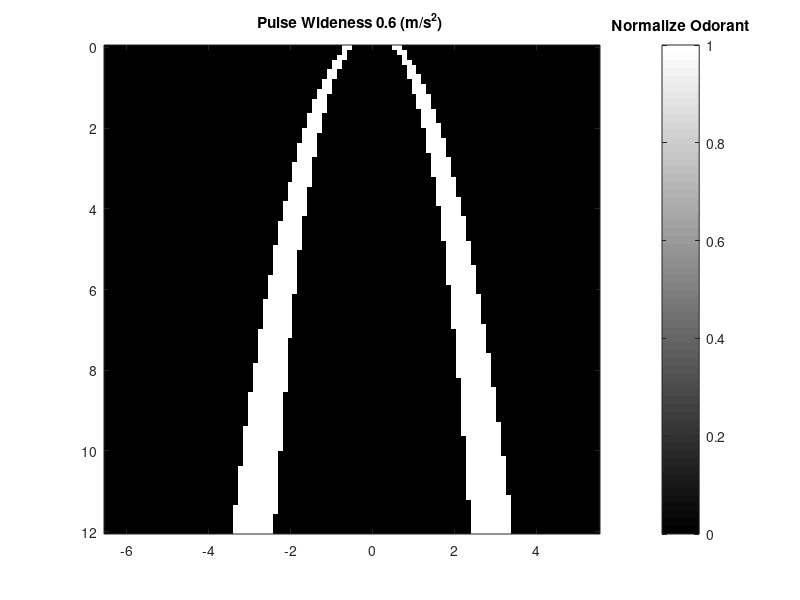
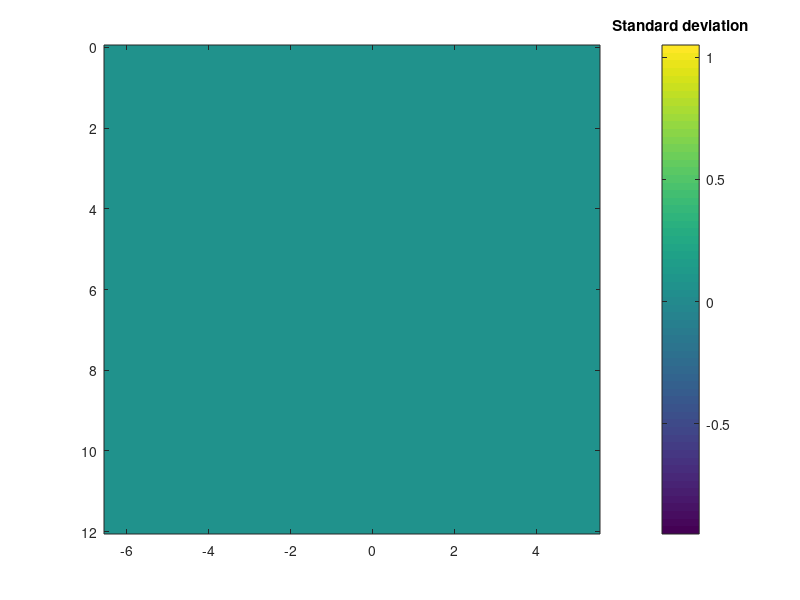

MATLAB code to generate these figures, in order:
% MAPS_CONCENTRATION Synthetic and experimental arenas of odourant
% dispersion. It converts to .mat files
%

clear all
close all
map = 666 ;
if (map == 1)
    %%%%%%%%%%%%%%%%%%%%%%%%%%%%%%%%%%%%%%%%%%%%%%%%
    % Map 1 extracted from real arena in Konstanz  %
    %%%%%%%%%%%%%%%%%%%%%%%%%%%%%%%%%%%%%%%%%%%%%%%%
    fig=figure;
    load('odor_mapping_ori.mat');  % The original map is not square for representation purposes is modified
    
    % X Redimension map to square for representation purposes Original x(2,-3) y(0,12)
    newZeros= round((size(map_mean,2)/5)*((12-5)/2)); %12->new 5->old length of the y axes each side
    map_mean= [zeros(newZeros,size(map_mean,1))  map_mean  zeros(newZeros,size(map_mean,1))];
    map_std= [zeros(newZeros,size(map_std,1))  map_std  zeros(newZeros,size(map_std,1))];
    
    res = map_mean./max(max(map_mean));
    x=linspace(5.5,-6.5); % Original 2,-3 0,12
    y=linspace(0,12);
    
    imh = imagesc(x,y,(res)); %flip
    colormap default;   % set colormap
    tin=colorbar;
    title(tin,'Normalize Odorant');
    hold on
    
    save('odor_mapping1.mat','map_mean', 'map_std')
    
    figure()
    imh = imagesc(x,y,(map_std)); %flip
    colormap default;   % set colormap
    tin=colorbar;
    title(tin,'Standard deviation');
    hold on
    
elseif (map == 2)
    %%%%%%%%%%%%%%%%%%%%%%%%%%%%%%%%%%%%%%%%%%%%%%%%
    % Map 2 Artificially simulated from paper sug  %
    %%%%%%%%%%%%%%%%%%%%%%%%%%%%%%%%%%%%%%%%%%%%%%%%
    % Variables of our model
    source = [0 0];
    Cdt = 0.2; % turbulent diffusion m/s^2 0.1 Wideness of the pulse
    l = 1.6;% release rate mol/s            1.6
    v = 1;% wind speed m/s                   1
    theta = -pi/2;% Angle x axis to upwind direction
    
    x=linspace(5.5,-6.5); % Square map for representation purposes
    y=linspace(0,12);
    
    [X,Y] = meshgrid(x,y);
    r = sqrt( (source(1) - X).^2 + ((source(2) - Y).^2) );
    dx = (source(1) - X) .* cos(theta) + (source(2) - Y) .* sin(theta);
    map_mean = (l./(2*pi*Cdt.*(r.^(1/19)))).* exp (-v .* (r-dx) ./(2*Cdt)); % divided by r idea from an infotaxis cuban paper
    % if removed the 100% is in the middle   1/9 good view
    map_std = 0.05 * ones(size(map_mean));            % 1% of std deviation correspond to 1 in std normal value
    fig=figure;
    %res = res./max(max(res)); Normalization in the interpolation is
    %included
    imh = imagesc(x,y,(map_mean)); %flip
    colormap default;   % set colormap
    tin=colorbar;
    title(tin,'Normalize Odorant');
    hold on
    save('odor_mapping2.mat','map_mean', 'map_std')
    %save('odor_mapping2_long.mat','map_mean', 'map_std')
    figure()
    imh = imagesc(x,y,(map_std)); %flip
    colormap default;   % set colormap
    tin=colorbar;
    title(tin,'Standard deviation');
    hold on
elseif (map == -2)
    %%%%%%%%%%%%%%%%%%%%%%%%%%%%%%%%%%%%%%%%%%%%%%%%
    % Map 2 Artificially simulated from paper sug  %
    %%%%%%%%%%%%%%%%%%%%%%%%%%%%%%%%%%%%%%%%%%%%%%%%
    % Variables of our model
    source = [0 0];
    Cdt = 0.02; % turbulent diffusion m/s^2 0.1 Wideness of the pulse
    l = 1.6;% release rate mol/s            1.6
    v = 1;% wind speed m/s                   1
    theta = -pi/2;% Angle x axis to upwind direction
    
    x=linspace(5.5,-6.5); % Square map for representation purposes
    y=linspace(0,12);
    
    [X,Y] = meshgrid(x,y);
    r = sqrt( (source(1) - X).^2 + ((source(2) - Y).^2) );
    dx = (source(1) - X) .* cos(theta) + (source(2) - Y) .* sin(theta);
    map_mean = (l./(2*pi*Cdt.*(r.^(1/19)))).* exp (-v .* (r-dx) ./(2*Cdt)); % divided by r idea from an infotaxis cuban paper
    % if removed the 100% is in the middle   1/9 good view
    map_std = 0.05 * ones(size(map_mean));            % 1% of std deviation correspond to 1 in std normal value
    fig=figure();
    %res = res./max(max(res)); Normalization in the interpolation is
    %included
    imh = imagesc(x,y,(map_mean)); %flip
    title('Pulse Wideness 0.07 (m/s^2) ')
    colormap default;   % set colormap
    tin=colorbar;
    title(tin,'Normalized Concentration','FontSize',12, 'FontWeight', 'bold');
    hold on
    save('odor_mapping2_tiny.mat','map_mean', 'map_std')
    figure()
    imh = imagesc(x,y,(map_std)); %flip
    colormap default;   % set colormap
    tin=colorbar;
    title(tin,'Standard deviation', 'FontSize',12, 'FontWeight', 'bold');
    hold on
    
    %set(gca,'linewidth', 2,'fontsize',12, 'fontWeight', 'bold') % Sets the width of the axis lines, font size, font
    
    
    
elseif (map == 0)
    %%%%%%%%%%%%%%%%%%%%%%%%%%%%%%%%%%%%%%%%%%%%%%%%
    % Map 2 Artificially simulated from paper sug  %
    %%%%%%%%%%%%%%%%%%%%%%%%%%%%%%%%%%%%%%%%%%%%%%%%
    % Variables of our model
    source = [0 0];
    Cdt = 0.07; % turbulent diffusion m/s^2 0.1 Wideness of the pulse
    l = 1.6;% release rate mol/s            1.6
    v = 1;% wind speed m/s                   1
    theta = -pi/2;% Angle x axis to upwind direction
    
    x=linspace(5.5,-6.5); % Square map for representation purposes
    y=linspace(0,12);
    
    [X,Y] = meshgrid(x,y);
    r = sqrt( (source(1) - X).^2 + ((source(2) - Y).^2) );
    dx = (source(1) - X) .* cos(theta) + (source(2) - Y) .* sin(theta);
    map_mean = (l./(2*pi*Cdt.*(r.^(1/19)))).* exp (-v .* (r-dx) ./(2*Cdt)); % divided by r idea from an infotaxis cuban paper
    % if removed the 100% is in the middle   1/9 good view
    map_std = 0.05 * ones(size(map_mean));            % 1% of std deviation correspond to 1 in std normal value
    fig=figure();
    %res = res./max(max(res)); Normalization in the interpolation is
    %included
    imh = imagesc(x,y,(map_mean)); %flip
    title('Pulse Wideness 0.07 (m/s^2) ')
    colormap default;   % set colormap
    tin=colorbar;
    title(tin,'Normalize Odorant');
    hold on
    save('odor_mapping2_small.mat','map_mean', 'map_std')
    figure()
    imh = imagesc(x,y,(map_std)); %flip
    colormap default;   % set colormap
    tin=colorbar;
    title(tin,'Standard deviation');
    hold on
    
elseif (map == 4)
    %%%%%%%%%%%%%%%%%%%%%%%%%%%%%%%%%%%%%%%%%%%%%%%%
    % Map 2 Artificially simulated from paper sug  %
    %%%%%%%%%%%%%%%%%%%%%%%%%%%%%%%%%%%%%%%%%%%%%%%%
    % Variables of our model
    source = [0 0];
    Cdt = 0.6; % turbulent diffusion m/s^2 0.1 Wideness of the pulse
    l = 1.6;% release rate mol/s            1.6
    v = 1;% wind speed m/s                   1
    theta = -pi/2;% Angle x axis to upwind direction
    
    x=linspace(5.5,-5.5); % Square map for representation purposes
    y=linspace(0,12);
    %y=linspace(0,24);
    
    [X,Y] = meshgrid(x,y);
    r = sqrt( (source(1) - X).^2 + ((source(2) - Y).^2) );
    dx = (source(1) - X) .* cos(theta) + (source(2) - Y) .* sin(theta);
    map_mean = (l./(2*pi*Cdt.*(r.^(1/19)))).* exp (-v .* (r-dx) ./(2*Cdt)); % divided by r idea from an infotaxis cuban paper
    % if removed the 100% is in the middle   1/9 good view
    map_std = 0.05 * ones(size(map_mean));            % 1% of std deviation correspond to 1 in std normal value
    fig=figure();
    
    imh = imagesc(x,y,(map_mean)); %flip
    
    title('Pulse Wideness 0.6 (m/s^2) ')
    colormap gray;   % set colormap
    tin=colorbar;
    title(tin,'Normalize Odorant');
    hold on
    figure()
    imh = imagesc(x,y,(map_std)); %flip
    colormap gray;   % set colormap
    tin=colorbar;
    title(tin,'Standard deviation');
    hold on
    
elseif (map == 444)
    %%%%%%%%%%%%%%%%%%%%%%%%%%%%%%%%%%%%%%%%%%%%%%%%
    % Map 2 Artificially simulated from paper sug  %
    %%%%%%%%%%%%%%%%%%%%%%%%%%%%%%%%%%%%%%%%%%%%%%%%
    % Variables of our model
    source = [0 0];
    Cdt = 0.6; % turbulent diffusion m/s^2 0.1 Wideness of the pulse
    l = 1.6;% release rate mol/s            1.6
    v = 1;% wind speed m/s                   1
    theta = -pi/2;% Angle x axis to upwind direction
    
    x=linspace(5.5,-6.5); % Square map for representation purposes
    %y=linspace(0,12);
    y=linspace(0,24);
    
    [X,Y] = meshgrid(x,y);
    r = sqrt( (source(1) - X).^2 + ((source(2) - Y).^2) );
    dx = (source(1) - X) .* cos(theta) + (source(2) - Y) .* sin(theta);
    map_mean = (l./(2*pi*Cdt.*(r.^(1/19)))).* exp (-v .* (r-dx) ./(2*Cdt)); % divided by r idea from an infotaxis cuban paper
    % if removed the 100% is in the middle   1/9 good view
    map_std = 0.05 * ones(size(map_mean));            % 1% of std deviation correspond to 1 in std normal value
    fig=figure();
    imh = imagesc(x,y,(map_mean)); %flip
    
    title('Pulse Wideness 0.6 (m/s^2) ')
    colormap default;   % set colormap
    tin=colorbar;
    title(tin,'Normalize Odorant');
    hold on
    save('odor_mapping2_big_long.mat','map_mean', 'map_std')
    figure()
    imh = imagesc(x,y,(map_std)); %flip
    colormap default;   % set colormap
    tin=colorbar;
    title(tin,'Standard deviation');
    hold on
    
elseif (map == 44)
    %%%%%%%%%%%%%%%%%%%%%%%%%%%%%%%%%%%%%%%%%%%%%%%%
    % Map 2 Artificially simulated from paper sug  %
    %%%%%%%%%%%%%%%%%%%%%%%%%%%%%%%%%%%%%%%%%%%%%%%%
    % Variables of our model
    source = [0 0];
    Cdt = 0.6; % turbulent diffusion m/s^2 0.1 Wideness of the pulse
    l = 1.6;% release rate mol/s            1.6
    v = 1;% wind speed m/s                   1
    theta = -pi/2;% Angle x axis to upwind direction
    
    x=linspace(5.5,-6.5); % Square map for representation purposes
    y=linspace(0,12);
    
    [X,Y] = meshgrid(x,y);
    r = sqrt( (source(1) - X).^2 + ((source(2) - Y).^2) );
    dx = (source(1) - X) .* cos(theta) + (source(2) - Y) .* sin(theta);
    map_mean = (l./(2*pi*Cdt.*(r.^(1/16)))).* exp (-v .* (r-dx) ./(2*Cdt)); % divided by r idea from an infotaxis cuban paper
    % if removed the 100% is in the middle   1/9 good view
    map_std = 0.05 * ones(size(map_mean));            % 1% of std deviation correspond to 1 in std normal value
    fig=figure();
    %res = res./max(max(res)); Normalization in the interpolation is
    %included
    imh = imagesc(x,y,(map_mean)); %flip
    title('Pulse Wideness 0.6 (m/s^2) ')
    colormap default;   % set colormap
    tin=colorbar;
    title(tin,'Normalize Odorant');
    hold on
    save('odor_mapping22_big.mat','map_mean', 'map_std')
    figure()
    imh = imagesc(x,y,(map_std)); %flip
    colormap default;   % set colormap
    tin=colorbar;
    title(tin,'Standard deviation');
    hold on
    
    
    
    
elseif (map == 666)
    %%%%%%%%%%%%%%%%%%%%%%%%%%%%%%%%%%%%%%%%%%%%%%%%
    % Map 2 Artificially simulated from paper sug  %
    %%%%%%%%%%%%%%%%%%%%%%%%%%%%%%%%%%%%%%%%%%%%%%%%
    % Variables of our model
    source = [0 0];
    Cdt = 0.6; % turbulent diffusion m/s^2 0.1 Wideness of the pulse
    l = 1.6;% release rate mol/s            1.6
    v = 1;% wind speed m/s                   1
    theta = -pi/2;% Angle x axis to upwind direction
    
    x=linspace(5.5,-6.5); % Square map for representation purposes
    y=linspace(0,12);
    
    [X,Y] = meshgrid(x,y);
    r = sqrt( (source(1) - X).^2 + ((source(2) - Y).^2) );
    dx = (source(1) - X) .* cos(theta) + (source(2) - Y) .* sin(theta);
    map_mean = (l./(2*pi*Cdt.*(r.^(1/16)))).* exp (-v .* (r-dx) ./(2*Cdt)); % divided by r idea from an infotaxis cuban paper
    % if removed the 100% is in the middle   1/9 good view
    map_std = 0.05 * ones(size(map_mean));            % 1% of std deviation correspond to 1 in std normal value
    map_mean = map_mean./(max(max(map_mean)));
    %Thresholded
    id= (map_mean>0.49) &(map_mean<0.6);
    map_mean(id) = 1;
    map_mean(~id) = 0;
    
    fig=figure();
    %res = res./max(max(res)); Normalization in the interpolation is
    %included
    
    imh = imagesc(x,y,(map_mean)); %flip
    title('Pulse Wideness 0.6 (m/s^2) ')
    colormap gray;   % set colormap
    tin=colorbar;
    title(tin,'Normalize Odorant');
    hold on
    %save('odor_mapping22_big.mat','map_mean', 'map_std')
    figure()
    imh = imagesc(x,y,(map_std)); %flip
    colormap default;   % set colormap
    tin=colorbar;
    title(tin,'Standard deviation');
    hold on
    
    
elseif (map == 3)
    
    fig=figure;
    load('odor_eq2000.mat');  % The original map is not square for representation purposes is modified
    
    magnifier = 1; % Equation data with big differences between source values and the rest. Try to resize the values
    map_mean= (1+log(Ck'/max(max(Ck)))./20);% .* randi([0 1], size(Ck')); %normalize AND Random dissapearance
    
    map_std = 0.05 * ones(size(map_mean));  %zeros(size(map_mean)); % NO NOISE %          % 1% of std deviation correspond to 1 in std normal value
    
    x=linspace(5.5,-6.5,100); % Original 0-5 and 0-6 with values x,y traspose?
    y=linspace(0,12,120);
    
    imh = imagesc(x,y,map_mean); %(100:end),(map_mean(100:end,:))); %flip
    colormap default;   % set colormap
    tin=colorbar;
    title(tin,'Normalize Odorant');
    hold on
    
    save('odor_mapping3.mat','map_mean', 'map_std')
    
    figure()
    imh = imagesc(x,y,(map_std)); %flip
    colormap default;   % set colormap
    tin=colorbar;
    title(tin,'Standard deviation');
    hold on
    
end
